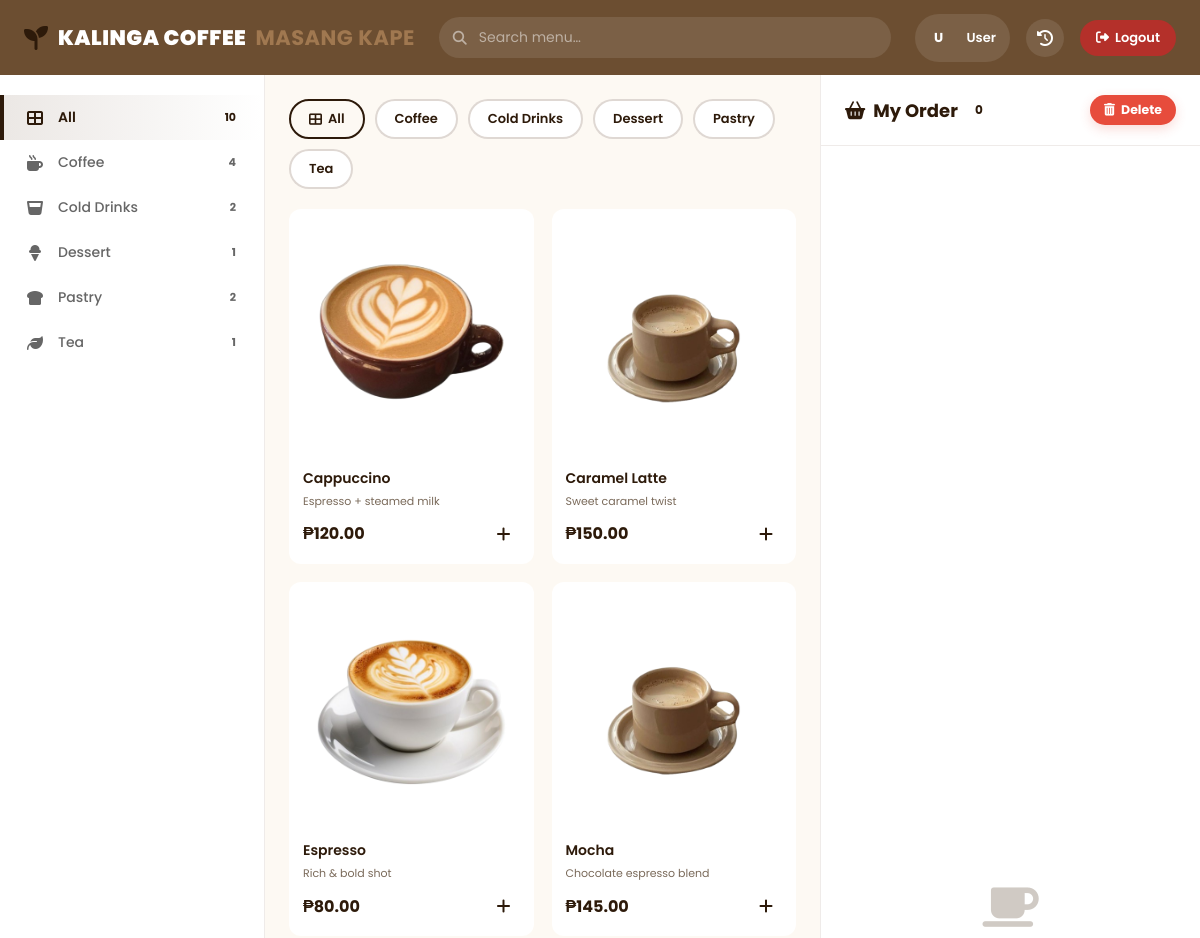
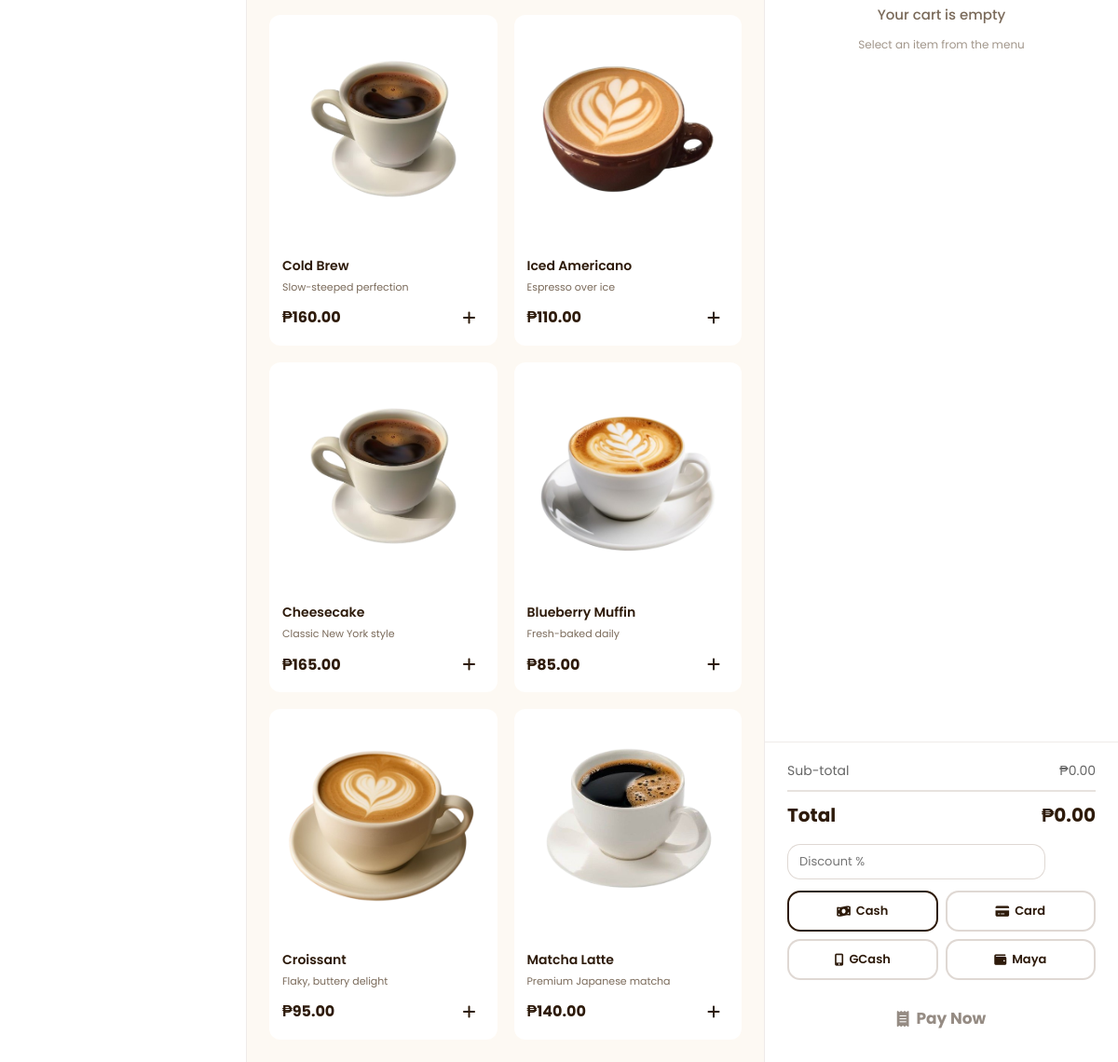
Screenshot of /pos.php (signed in) with the database file from the repository (2 pictures, top to bottom).
### tables this page shows
CREATE TABLE menu_items (
    id INT AUTO_INCREMENT PRIMARY KEY,
    name VARCHAR(100) NOT NULL,
    description TEXT,
    price DECIMAL(10, 2) NOT NULL,
    category VARCHAR(50),
    stock_quantity INTEGER DEFAULT 0,
    image_url TEXT,
    is_active BOOLEAN DEFAULT TRUE,
    created_at TIMESTAMP DEFAULT CURRENT_TIMESTAMP
);

### pos.php (the view, shortened to what this page needs)
<?php
require_once 'includes/log_functions.php';
$menu_items = [];
try {
    $stmt = $conn->query("SELECT * FROM menu_items ORDER BY category, name");
    $menu_items = $stmt->fetchAll(PDO::FETCH_ASSOC);
} catch (Exception $e) {
}
$categories = [];
foreach ($menu_items as $item) {
    $cat = $item['category'] ?? 'Other';
    $categories[$cat][] = $item;
}
$initials = '';
$name_parts = explode(' ', $_SESSION['user_name'] ?? 'User');
foreach ($name_parts as $p) { $initials .= strtoupper(substr($p,0,1)); }
$initials = substr($initials, 0, 2);
?>
<!DOCTYPE html>
<html lang="en">
<head>
    <link rel="stylesheet" href="https://cdnjs.cloudflare.com/ajax/libs/font-awesome/6.4.0/css/all.min.css">
    <link rel="stylesheet" href="assets/css/pos.css">
</head>
<body>
<header class="topbar">
    <div class="topbar-brand">
        <i class="fas fa-seedling"></i>
        <h1>KALINGA COFFEE <span>Masang Kape</span></h1>
    </div>
    <div class="topbar-center">
        <i class="fas fa-search search-icon"></i>
        <input type="text" class="search-box" id="searchInput" placeholder="Search menu…" oninput="filterProducts(this.value)">
    </div>
    <div class="topbar-right">
        <div class="user-chip">
            <div class="user-avatar"><?php echo $initials; ?></div>
            <div>
                <div class="user-name"><?php echo htmlspecialchars($_SESSION['user_name'] ?? 'User'); ?></div>
            </div>
        </div>
        <button class="activity-btn" onclick="openLogsModal()" title="Recent Activity">
            <i class="fas fa-history"></i>
        </button>
        <button class="logout-btn" onclick="confirmLogout()">
            <i class="fas fa-sign-out-alt"></i> Logout
        </button>
    </div>
</header>
<div class="pos-layout">
    <aside class="category-sidebar" id="categorySidebar">
        <div class="cat-item active" onclick="filterCategory('all', this)" id="cat-all">
            <i class="fas fa-th-large"></i>
            <span>All</span>
            <span class="cat-count"><?php echo count($menu_items); ?></span>
        </div>
        <?php
        $cat_icons = [
            'Coffee'     => 'fas fa-mug-hot',
            'Tea'        => 'fas fa-leaf',
            'Pastry'     => 'fas fa-bread-slice',
            'Snacks'     => 'fas fa-cookie-bite',
            'Cold Drinks'=> 'fas fa-glass-whiskey',
            'Hot Drinks' => 'fas fa-mug-hot',
            'Dessert'    => 'fas fa-ice-cream',
            'Other'      => 'fas fa-box-open',
        ];
        foreach ($categories as $catName => $items):
            $icon = $cat_icons[$catName] ?? 'fas fa-tag';
        ?>
        <div class="cat-item" onclick="filterCategory('<?php echo htmlspecialchars($catName); ?>', this)" id="cat-<?php echo htmlspecialchars($catName); ?>">
            <i class="<?php echo $icon; ?>"></i>
            <span><?php echo htmlspecialchars($catName); ?></span>
            <span class="cat-count"><?php echo count($items); ?></span>
        </div>
        <?php endforeach; ?>
    </aside>
    <main class="products-area">
        <div class="category-pills" id="categoryPills">
            <div class="pill active" onclick="filterCategory('all', this)">
                <i class="fas fa-th-large"></i> All
            </div>
            <?php foreach (array_keys($categories) as $catName): ?>
            <div class="pill" onclick="filterCategory('<?php echo htmlspecialchars($catName); ?>', this)">
                <?php echo htmlspecialchars($catName); ?>
            </div>
            <?php endforeach; ?>
        </div>
        <div class="products-grid" id="productsGrid">
            <?php if (!empty($menu_items)): ?>
                <?php foreach ($menu_items as $item):
                    $stock = (int)($item['stock_quantity'] ?? 99);
                    $out   = $stock <= 0;
                ?>
                <div class="product-card <?php echo $out ? 'out-of-stock' : ''; ?>"
                     onclick="<?php echo $out ? '' : "addToCart({$item['id']}, '".addslashes($item['name'])."', {$item['price']}, '".addslashes($item['category'] ?? 'Other')."')"; ?>"
                     data-category="<?php echo htmlspecialchars($item['category'] ?? 'Other'); ?>"
                     data-name="<?php echo htmlspecialchars(strtolower($item['name'])); ?>">
                    <div class="product-img">
                        <?php if (!empty($item['image_url'])): ?>
                            <img src="<?php echo htmlspecialchars($item['image_url']); ?>" alt="<?php echo htmlspecialchars($item['name']); ?>">
                        <?php else: ?>
                            <?php $img_idx = (($item['id'] ?? 1) % 6) + 1; ?>
                            <img src="assets/coffee/Kape-<?php echo $img_idx; ?>-removebg-preview.png" alt="<?php echo htmlspecialchars($item['name']); ?>">
                        <?php endif; ?>
                    </div>
                    <div class="product-info">
                        <div class="product-name"><?php echo htmlspecialchars($item['name']); ?></div>
                        <div class="product-desc"><?php echo htmlspecialchars($item['description'] ?? ''); ?></div>
                        <div class="product-footer">
                            <span class="product-price">₱<?php echo number_format((float)$item['price'], 2); ?></span>
                            <?php if (!$out): ?>
                            <button class="add-to-cart-btn" onclick="event.stopPropagation(); addToCart(<?php echo $item['id']; ?>, '<?php echo addslashes($item['name']); ?>', <?php echo $item['price']; ?>, '<?php echo addslashes($item['category'] ?? 'Other'); ?>')">
                                <i class="fas fa-plus"></i>
                            </button>
                            <?php endif; ?>
                        </div>
                    </div>
                </div>
                <?php endforeach; ?>
            <?php endif; ?>
        </div>
    </main>
    <aside class="cart-panel" id="cartPanel">
        <div class="cart-header">
            <div class="cart-title">
                <i class="fas fa-shopping-basket"></i>
                My Order
                <span class="cart-badge" id="cartBadge">0</span>
            </div>
            <button class="clear-cart-btn" onclick="clearCart()">
                <i class="fas fa-trash-alt"></i> Delete
            </button>
        </div>
        <div class="cart-items" id="cartItems">
            <div class="cart-empty" id="cartEmpty">
                <i class="fas fa-coffee"></i>
                <p>Your cart is empty</p>
                <small>Select an item from the menu</small>
            </div>
        </div>
        <div class="cart-footer">
            <div class="subtotals" id="subtotalsArea">
                <div class="subtotal-row">
                    <span>Sub-total</span>
                    <span id="subtotalVal">₱0.00</span>
                </div>
                <div class="subtotal-row total">
                    <span>Total</span>
                    <span id="totalVal">₱0.00</span>
                </div>
            </div>
            <div class="discount-row">
                <input type="number" class="discount-input" id="discountInput" placeholder="Discount %" min="0" max="100" step="any">
                <button class="apply-disc-btn" onclick="applyDiscount()">Apply</button>
            </div>
            <div class="payment-methods" id="paymentMethods">
                <button class="pay-method-btn selected" id="pm-cash" onclick="selectPayment('cash')">
                    <i class="fas fa-money-bill-wave"></i> Cash
                </button>
                <button class="pay-method-btn" id="pm-card" onclick="selectPayment('card')">
                    <i class="fas fa-credit-card"></i> Card
                </button>
                <button class="pay-method-btn" id="pm-gcash" onclick="selectPayment('gcash')">
                    <i class="fas fa-mobile-alt"></i> GCash
                </button>
                <button class="pay-method-btn" id="pm-maya" onclick="selectPayment('maya')">
                    <i class="fas fa-wallet"></i> Maya
                </button>
            </div>
            <button class="checkout-btn" id="checkoutBtn" onclick="openCheckout()" disabled>
                <i class="fas fa-receipt"></i> Pay Now
            </button>
        </div>
    </aside>
</div>
</body>
</html>

### rows the page displays
menu_items: name "Cappuccino", description "Espresso + steamed milk", price "120.00"
menu_items: name "Caramel Latte", description "Sweet caramel twist", price "150.00"
menu_items: name "Espresso", description "Rich & bold shot", price "80.00"
menu_items: name "Mocha", description "Chocolate espresso blend", price "145.00"
menu_items: name "Cold Brew", description "Slow-steeped perfection", price "160.00"
menu_items: name "Iced Americano", description "Espresso over ice", price "110.00"
menu_items: name "Cheesecake", description "Classic New York style", price "165.00"
menu_items: name "Blueberry Muffin", description "Fresh-baked daily", price "85.00"
menu_items: shows a picture, name "Croissant", description "Flaky, buttery delight", price "95.00"
menu_items: shows a picture, name "Matcha Latte", description "Premium Japanese matcha", price "140.00"

### other values shown
$initials "U"
$_SESSION['user_name'] "User"
count($menu_items) "10"
$catName "Coffee"
count($items) "4"
$catName "Cold Drinks"
count($items) "2"
$catName "Dessert"
count($items) "1"
$catName "Pastry"
$catName "Tea"
